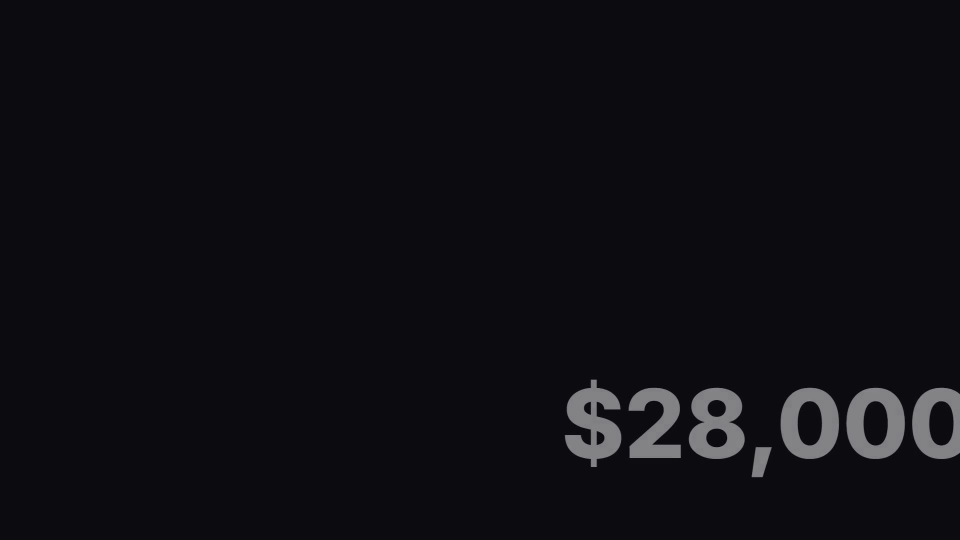
#> input picture frame 4 of projects/US Economy/experiment_motion_spec/spec_1_annotate-stat.mp4, 1920 x 1080 px, given in place of clip.mp4, which was not available (shown at 1/2 size)
$ python test_video_style.py
#> lines starting #> are read from the running program, lines starting #| are printed output that depends on the picture; after the words box and inside, x2 and y2 are one past the last pixel; in counts of white or black regions, pixels touching at a corner belong together; pictures that were not available may be replaced by others from this repository, and a replacement may not be noted
### src/nolan/video_style/visual_stats.py
"""Deterministic visual-style statistics for a video.

Cheap, objective signals computed with OpenCV/NumPy (both already deps via the
sampler) — no LLM. These form the trustworthy backbone of a video-style analysis;
the vision pass layers interpretation on top.

Computed:
- **format**: width, height, fps, aspect ratio, duration, orientation
- **color**: dominant palette (k-means → hex + weight), mean saturation/brightness/
  contrast, warm↔cool ratio
- **motion**: mean frame-to-frame difference across sampled frames (0–1)
- **graphics**: edge density + a lower-third activity proxy (overlay-heaviness)
- **pacing** (from indexed segments): cuts/min, shot-length mean/median/stdev
"""

from __future__ import annotations

import math
from pathlib import Path
from statistics import mean, median, pstdev
from typing import Any, Dict, List, Optional

import cv2
import numpy as np


# --- helpers ---------------------------------------------------------------

def _aspect_ratio(w: int, h: int) -> str:
    if not w or not h:
        return "?"
    g = math.gcd(w, h)
    return f"{w // g}:{h // g}"


def _orientation(w: int, h: int) -> str:
    if not w or not h:
        return "?"
    if abs(w - h) / max(w, h) < 0.05:
        return "square"
    return "landscape" if w > h else "portrait"


def _to_hex(bgr) -> str:
    b, g, r = (int(max(0, min(255, c))) for c in bgr)
    return f"#{r:02x}{g:02x}{b:02x}"


def _resize(frame: np.ndarray, width: int = 160) -> np.ndarray:
    h, w = frame.shape[:2]
    if w <= width:
        return frame
    return cv2.resize(frame, (width, max(1, int(h * width / w))), interpolation=cv2.INTER_AREA)


# --- color / palette -------------------------------------------------------

def color_stats(frames: List[np.ndarray], n_colors: int = 5) -> Dict[str, Any]:
    """Palette (hex+weight), saturation/brightness/contrast, warm/cool ratio."""
    if not frames:
        return {}
    small = [_resize(f) for f in frames]
    pixels = np.concatenate([f.reshape(-1, 3) for f in small], axis=0).astype(np.float32)

    # Dominant palette via k-means (BGR).
    k = min(n_colors, max(1, len(np.unique(pixels.astype(np.uint8).reshape(-1, 3), axis=0))))
    criteria = (cv2.TERM_CRITERIA_EPS + cv2.TERM_CRITERIA_MAX_ITER, 10, 1.0)
    _compactness, labels, centers = cv2.kmeans(
        pixels, k, None, criteria, 3, cv2.KMEANS_PP_CENTERS)
    labels = labels.flatten()
    counts = np.bincount(labels, minlength=k).astype(float)
    weights = counts / counts.sum()
    order = np.argsort(-weights)
    palette = [{"hex": _to_hex(centers[i]), "weight": round(float(weights[i]), 3)}
               for i in order]

    # HSV-based descriptors.
    hsv = cv2.cvtColor(np.concatenate(small, axis=0), cv2.COLOR_BGR2HSV)
    H, S, V = hsv[..., 0].astype(float), hsv[..., 1].astype(float), hsv[..., 2].astype(float)
    gray = cv2.cvtColor(np.concatenate(small, axis=0), cv2.COLOR_BGR2GRAY).astype(float)

    # Warm/cool only over reasonably saturated, lit pixels.
    colored = (S > 40) & (V > 30)
    hh = H[colored]
    warm = int(np.count_nonzero((hh <= 40) | (hh >= 150)))   # red/orange/yellow + wrap-red
    cool = int(np.count_nonzero((hh >= 80) & (hh <= 140)))   # green/cyan/blue
    denom = warm + cool
    warm_ratio = round(warm / denom, 3) if denom else 0.5

    return {
        "palette": palette,
        "saturation": round(float(S.mean()) / 255, 3),
        "brightness": round(float(V.mean()) / 255, 3),
        "contrast": round(float(gray.std()) / 255, 3),
        "warm_ratio": warm_ratio,            # 1.0 = all warm, 0.0 = all cool
        "temperature": "warm" if warm_ratio > 0.6 else "cool" if warm_ratio < 0.4 else "neutral",
    }


# --- motion / graphics -----------------------------------------------------

def motion_score(frames: List[np.ndarray]) -> float:
    """Mean abs luminance difference between consecutive sampled frames (0–1)."""
    if len(frames) < 2:
        return 0.0
    grays = [cv2.cvtColor(_resize(f), cv2.COLOR_BGR2GRAY).astype(float) for f in frames]
    diffs = [np.abs(grays[i] - grays[i - 1]).mean() / 255 for i in range(1, len(grays))]
    return round(float(mean(diffs)), 3)


def graphics_stats(frames: List[np.ndarray]) -> Dict[str, Any]:
    """Edge density (graphics/overlay proxy) + lower-third activity ratio."""
    if not frames:
        return {}
    edge_fracs, lower_ratios = [], []
    for f in frames:
        s = _resize(f)
        edges = cv2.Canny(cv2.cvtColor(s, cv2.COLOR_BGR2GRAY), 100, 200)
        frac = float(np.count_nonzero(edges)) / edges.size
        edge_fracs.append(frac)
        h = edges.shape[0]
        lower = float(np.count_nonzero(edges[int(h * 0.72):])) / max(1, edges[int(h * 0.72):].size)
        lower_ratios.append((lower / frac) if frac else 0.0)
    return {
        "edge_density": round(float(mean(edge_fracs)), 4),       # higher = more graphic/busy
        "lower_third_activity": round(float(mean(lower_ratios)), 3),  # >1 = bottom busier than avg
    }


# --- pacing (from indexed segments) ----------------------------------------

def pacing_from_segments(segments: List[Dict[str, Any]], duration: float) -> Dict[str, Any]:
    """Cut rhythm from the index's segment boundaries."""
    lengths = []
    for s in segments or []:
        a = s.get("timestamp_start"); b = s.get("timestamp_end")
        if a is not None and b is not None and b > a:
            lengths.append(float(b) - float(a))
    if not lengths:
        return {"available": False}
    cpm = round(len(lengths) / (duration / 60), 2) if duration else None
    tempo = ("fast" if (cpm or 0) >= 20 else "moderate" if (cpm or 0) >= 8 else "slow")
    return {
        "available": True,
        "segment_count": len(lengths),
        "cuts_per_min": cpm,
        "shot_len_mean": round(mean(lengths), 2),
        "shot_len_median": round(median(lengths), 2),
        "shot_len_stdev": round(pstdev(lengths), 2) if len(lengths) > 1 else 0.0,
        "tempo": tempo,
    }


# --- top-level -------------------------------------------------------------

def sample_frames(video_path: Path, max_frames: int = 24) -> Dict[str, Any]:
    """Evenly sample up to ``max_frames`` BGR frames; return frames + format info."""
    cap = cv2.VideoCapture(str(video_path))
    if not cap.isOpened():
        raise ValueError(f"Could not open video: {video_path}")
    try:
        fps = cap.get(cv2.CAP_PROP_FPS) or 0.0
        total = int(cap.get(cv2.CAP_PROP_FRAME_COUNT) or 0)
        w = int(cap.get(cv2.CAP_PROP_FRAME_WIDTH) or 0)
        h = int(cap.get(cv2.CAP_PROP_FRAME_HEIGHT) or 0)
        duration = (total / fps) if fps else 0.0
        frames, timestamps = [], []
        if total > 0:
            idxs = np.linspace(0, total - 1, min(max_frames, total)).astype(int)
            for i in idxs:
                cap.set(cv2.CAP_PROP_POS_FRAMES, int(i))
                ok, fr = cap.read()
                if ok and fr is not None:
                    frames.append(fr)
                    timestamps.append(round(i / fps, 2) if fps else 0.0)
    finally:
        cap.release()
    return {
        "frames": frames,
        "timestamps": timestamps,
        "format": {
            "width": w, "height": h, "fps": round(fps, 2),
            "aspect_ratio": _aspect_ratio(w, h), "orientation": _orientation(w, h),
            "duration": round(duration, 2),
        },
    }


def analyze_video(video_path: Path, segments: Optional[List[Dict[str, Any]]] = None,
                  max_frames: int = 24) -> Dict[str, Any]:
    """Compute the full deterministic visual-stats bundle for a video."""
    sampled = sample_frames(video_path, max_frames=max_frames)
    frames = sampled["frames"]
    fmt = sampled["format"]
    return {
        "format": fmt,
        "color": color_stats(frames),
        "motion": motion_score(frames),
        "graphics": graphics_stats(frames),
        "pacing": pacing_from_segments(segments or [], fmt.get("duration", 0.0)),
        "frames_analyzed": len(frames),
    }

### scripts/test_video_style.py
"""Test: video-style visual_stats (deterministic) + VideoStyleStore (no LLM).

Generates a tiny synthetic clip (mostly-red with a blue tail and a hard cut),
then asserts the computed format / palette / temperature / motion / pacing.

Usage:
    D:/env/nolan/python.exe scripts/test_video_style.py
"""

import os
import shutil
import sys

import numpy as np

sys.path.insert(0, os.path.dirname(os.path.dirname(os.path.abspath(__file__))))

import cv2
from src.nolan.video_style import visual_stats
from src.nolan.video_style.store import VideoStyleStore

TMP = "scripts/_vs_tmp"


def make_clip(path, w=64, h=48, fps=10):
    fourcc = cv2.VideoWriter_fourcc(*"mp4v")
    vw = cv2.VideoWriter(path, fourcc, fps, (w, h))
    red = np.full((h, w, 3), (40, 40, 220), np.uint8)   # BGR red
    blue = np.full((h, w, 3), (220, 40, 40), np.uint8)  # BGR blue
    for _ in range(30): vw.write(red)
    for _ in range(10): vw.write(blue)
    vw.release()


def main():
    shutil.rmtree(TMP, ignore_errors=True)
    os.makedirs(TMP, exist_ok=True)
    clip = os.path.join(TMP, "clip.mp4")
    make_clip(clip)

    stats = visual_stats.analyze_video(clip, segments=None, max_frames=24)
#> the loop in sample_frames, `for i in idxs:` made 24 passes
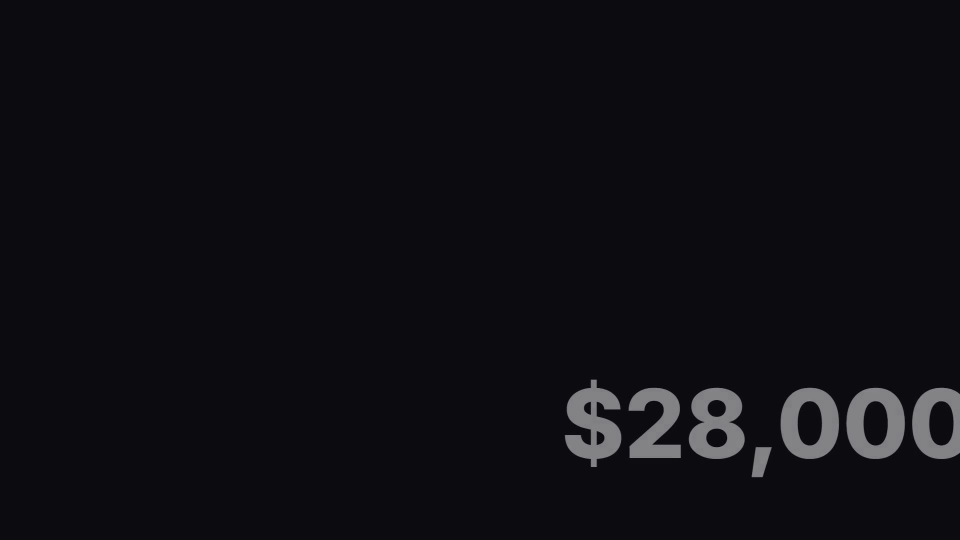
#> input picture frame 4 of projects/US Economy/experiment_motion_spec/spec_1_annotate-stat.mp4, 1920 x 1080 px, given in place of clip.mp4, which was not available (shown at 1/2 size)
#> pass 3, in sample_frames, `ok, fr = cap.read()`:
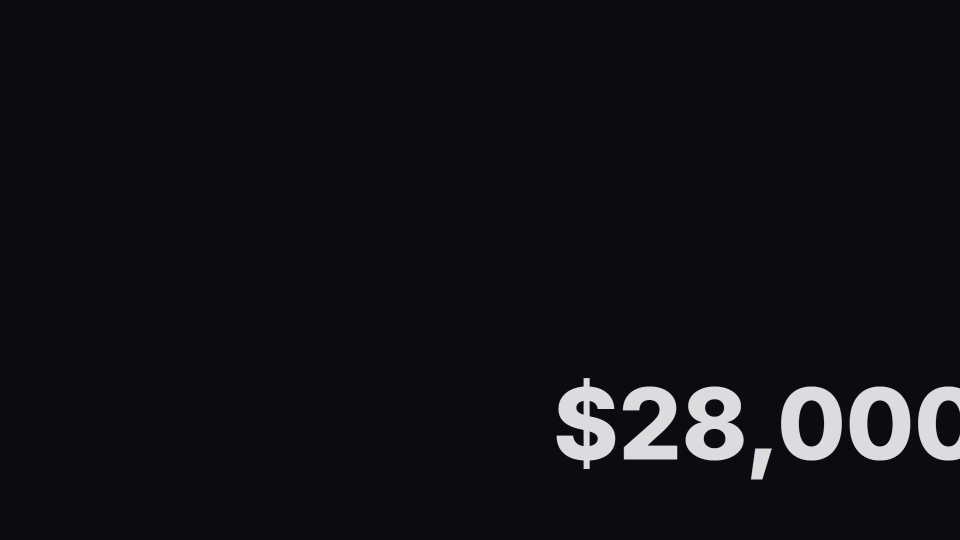
#> fr: shape (1080, 1920, 3) (shown at 1/2 size); mean B, G, R 21.3, 17.3, 18.3
#> after the loop in sample_frames, `for i in idxs:`: frames = 24 items; timestamps = [0, 0.13, 0.3, 0.47, 0.6, 0.77, 0.93, 1.1, 1.23, 1.4, 1.57, 1.73, 1.87, 2.03, 2.2, 2.37, 2.5, 2.67, 2.83, 3, 3.13, 3.3, 3.47, 3.63]
#> in analyze_video, `sampled = sample_frames(video_path, max_frames=max_frames)`: sampled = 3 items
#> in analyze_video, `frames = sampled["frames"]`: frames = 24 items
#> in analyze_video, `fmt = sampled["format"]`: fmt = {'width': 1920, 'height': 1080, 'fps': 30, 'aspect_ratio': '16:9', 'orientation': 'landscape', 'duration': 3.67}
#> in _resize (call 12), `return cv2.resize(frame, (width, max(1, int(h * width / w))), interpol..`:
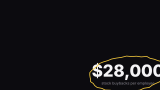
#> returned value: shape (90, 160, 3); mean of channels 0, 1, 2 22.7, 19.7, 21; drawn as B, G, R
#> in color_stats, `small = [_resize(f) for f in frames]`: small = 24 items
#> in color_stats, `k = min(n_colors, max(1, len(np.unique(pixels.astype(np.uint8).reshape..`: k = 5
#> in color_stats, `_compactness, labels, centers = cv2.kmeans( pixels, k, None, criteria,..`: centers = [[15.12, 11.14, 12.16], [238, 236.5, 237.7], [155.7, 153, 154.1], [70.71, 74.59, 78.08], [48.2, 142.3, 171.3]]
#> in color_stats, `counts = np.bincount(labels, minlength=k).astype(float)`: counts = [328308, 7330, 3378, 4885, 1699]
#> in color_stats, `weights = counts / counts.sum()`: weights = [0.95, 0.0212, 0.00977, 0.0141, 0.00492]
#> in color_stats, `order = np.argsort(-weights)`: order = [0, 1, 3, 2, 4]
#> in _to_hex, `b, g, r = (int(max(0, min(255, c))) for c in bgr)`: b = 15; g = 11; r = 12
#> in color_stats, `palette = [{"hex": _to_hex(centers[i]), "weight": round(float(weights[..`: palette = 5 items
#> in color_stats, `hsv = cv2.cvtColor(np.concatenate(small, axis=0), cv2.COLOR_BGR2HSV)`: hsv: shape (2160, 160, 3); mean H, S, V 127, 66.1, 23
#> in color_stats, `H, S, V = hsv[..., 0].astype(float), hsv[..., 1].astype(float), hsv[....`:
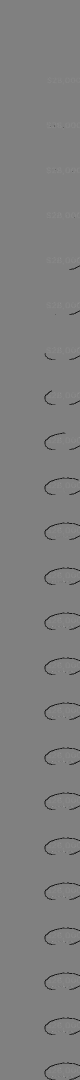
#> H: shape (2160, 160) float64 (shown at 1/2 size); min 0, max 175, mean 127
#> in color_stats, `H, S, V = hsv[..., 0].astype(float), hsv[..., 1].astype(float), hsv[....`:
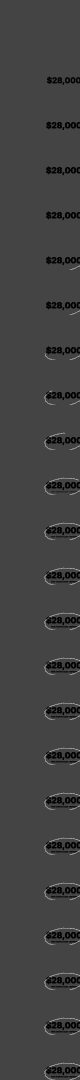
#> S: shape (2160, 160) float64 (shown at 1/2 size); min 0, max 192, mean 66.1
#> in color_stats, `H, S, V = hsv[..., 0].astype(float), hsv[..., 1].astype(float), hsv[....`:
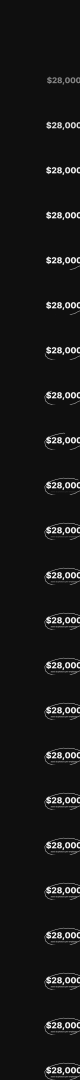
#> V: shape (2160, 160) float64 (shown at 1/2 size); min 14, max 250, mean 23
#> in color_stats, `colored = (S > 40) & (V > 30)`:
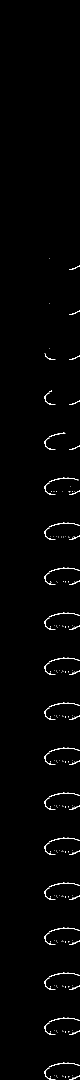
#> colored: shape (2160, 160) bool (shown at 1/2 size); 1% white in thin lines or dots, all inside (x1, y1, x2, y2) = (89, 517, 160, 2160)
#> in color_stats, `hh = H[colored]`: hh = 3513 values, max 154 at index 1204, min 13 at index 272, mean 31.8
#> in color_stats, `warm = int(np.count_nonzero((hh <= 40) | (hh >= 150)))`: warm = 3188
#> in color_stats, `cool = int(np.count_nonzero((hh >= 80) & (hh <= 140)))`: cool = 325
#> in color_stats, `denom = warm + cool`: denom = 3513
#> in color_stats, `warm_ratio = round(warm / denom, 3) if denom else 0.5`: warm_ratio = 0.907
#> in motion_score, `grays = [cv2.cvtColor(_resize(f), cv2.COLOR_BGR2GRAY).astype(float) fo..`: grays = 24 items
#> in motion_score, `diffs = [np.abs(grays[i] - grays[i - 1]).mean() / 255 for i in range(1..`: diffs = [0.0134, 0.0139, 0.00389, 0.000719, 0.00113, 6.26e-06, 0.000946, 0.00063, 0.00108, 0.00163, 0.00101, 0.000691, 0.000728, 2.18e-06, 8.17e-07, 0, 4.63e-06, 3.81e-06, 2.72e-07, 1.36e-06, 5.45e-07, 1.36e-06, 0]
#> in graphics_stats, `edge_fracs, lower_ratios = [], []`: edge_fracs = []
#> the loop in graphics_stats, `for f in frames:` made 24 passes
#> (frac, lower) on passes 1 to 12: (0, 0), (0.0242, 0.0837), (0.0256, 0.0877), (0.0259, 0.0889), (0.0259, 0.0889), (0.0289, 0.0993), (0.0289, 0.0993), (0.032, 0.11), (0.0335, 0.113), (0.0374, 0.113), (0.041, 0.113), (0.0488, 0.138)
#> after the loop in graphics_stats, `for f in frames:`:
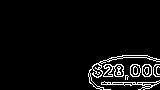
#> edges: shape (90, 160); 4.9% white in thin lines or dots, all inside (x1, y1, x2, y2) = (88, 55, 160, 90)
#> after the loop in graphics_stats, `for f in frames:`: edge_fracs = [0, 0.0242, 0.0256, 0.0259, 0.0259, 0.0289, 0.0289, 0.032, 0.0335, 0.0374, 0.041, 0.0488, 0.049, 0.0493, 0.0493, 0.0493, 0.0493, 0.0493, 0.0493, 0.0493, 0.0493, 0.0493, 0.0493, 0.0493]; lower_ratios = [0, 3.46, 3.43, 3.43, 3.43, 3.44, 3.44, 3.44, 3.38, 3.02, 2.75, 2.83, 2.83, 2.84, 2.84, 2.84, 2.84, 2.84, 2.84, 2.84, 2.84, 2.84, 2.84, 2.84]
#> in pacing_from_segments, `lengths = []`: lengths = []
#> stats = 6 items
    print("format:", stats["format"])
#| format: {'width': 1920, 'height': 1080, 'fps': 30.0, 'aspect_ratio': '16:9', 'orientation': 'landscape', 'duration': 3.67}
    print("color:", {k: stats["color"][k] for k in ("temperature", "warm_ratio", "saturation")})
#| color: {'temperature': 'warm', 'warm_ratio': 0.907, 'saturation': 0.259}
    print("palette top2:", stats["color"]["palette"][:2])
#| palette top2: [{'hex': '#0c0b0f', 'weight': 0.95}, {'hex': '#edecee', 'weight': 0.021}]
    print("motion:", stats["motion"], "graphics:", stats["graphics"])
#| motion: 0.002 graphics: {'edge_density': 0.0393, 'lower_third_activity': 2.921}

    f = stats["format"]
#> f has the same summary as fmt in analyze_video
#> (the run stopped early here; a loop or call above may not have finished)
